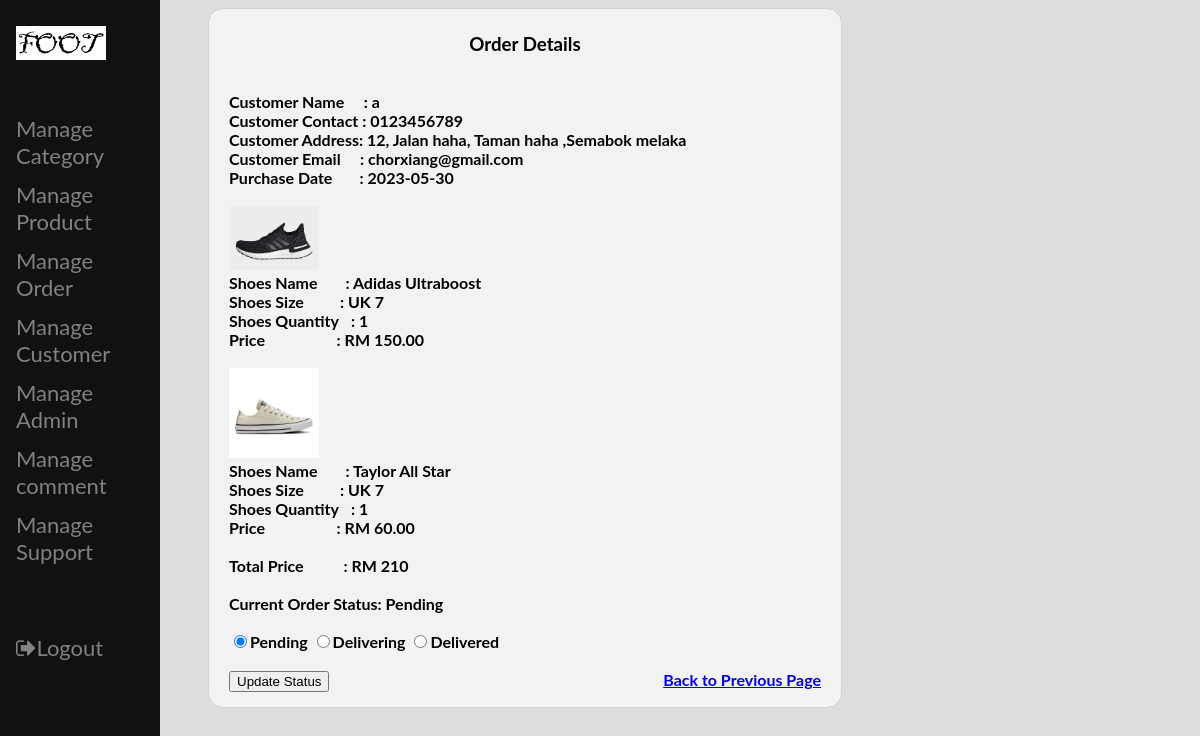
The app's page /admin_morehistory.php?order_num=92&user_id=29&admin_id=1 (signed in) with its own data.
### tables this page shows
CREATE TABLE `history` (
  `her_id` int(11) NOT NULL,
  `order_num` int(11) NOT NULL,
  `her_shoesname` varchar(50) NOT NULL,
  `her_size` varchar(10) NOT NULL,
  `her_quantity` int(11) NOT NULL,
  `her_price` decimal(10,2) NOT NULL,
  `her_email` varchar(30) NOT NULL,
  `user_id` int(11) NOT NULL,
  `order_status` varchar(20) NOT NULL DEFAULT 'Pending',
  `her_date` date NOT NULL,
  `shoe_image` varchar(255) NOT NULL,
  `his_name` varchar(50) NOT NULL,
  `his_email` varchar(50) NOT NULL,
  `his_pn` varchar(30) NOT NULL,
  `his_address` varchar(80) NOT NULL,
  `his_state` varchar(20) NOT NULL,
  `his_code` varchar(30) NOT NULL,
  `his_cardnum` varchar(30) NOT NULL,
  `his_cardname` varchar(30) NOT NULL,
  `his_cardmonth` varchar(3) NOT NULL,
  `his_cardyear` varchar(3) NOT NULL,
  `his_securecode` varchar(5) NOT NULL,
  `total` int(30) NOT NULL
);

### admin_morehistory.php (the view, shortened to what this page needs)
<?php
    include 'adminheader.php';
    $admin = $_GET["admin_id"];
?>
<!DOCTYPE html>
<html lang="en">
<head>
</head>
<body>
<div class="middle">
    <div>
    <div class="box">
    <div >
        <h3>Order Details</h3>
        <?php
                    $id =$_GET['user_id'];
                    $order_num=$_GET['order_num'];
                    $result = mysqli_query($conn, "select * from history where user_id = '$id' && order_num= $order_num");
                    $row = mysqli_fetch_assoc($result);
?>
<br><label>Customer Name&nbsp;&nbsp;&nbsp;&nbsp; :</label> <?php echo $row["his_name"];?>
<br><label>Customer Contact :</label> <?php echo $row["his_pn"];?>
<br><label>Customer Address:</label> <?php echo $row["his_address"];?> <?php echo $row["his_state"];?>
<br><label>Customer Email&nbsp;&nbsp;&nbsp;&nbsp; :</label> <?php echo $row["her_email"];?>
<br><label>Purchase Date&nbsp;&nbsp;&nbsp;&nbsp;&nbsp;&nbsp; :</label> <?php echo $row["her_date"];?>
        <tbody>
            <?php
            $id =$_GET['user_id'];
            $order_num =$_GET['order_num'];
            $sql = "SELECT * FROM history where user_id = '$id' && order_num= $order_num";
            $result = mysqli_query($conn, $sql);
                while($row = mysqli_fetch_assoc($result))
                {
                    $total = $row["total"];
                    $status = $row["order_status"];
                    ?>
                    <br><br>
                     <img src="<?php echo "image/shoesimg/".$row['shoe_image'];?> " style="width:90px" >
                    <br><label>Shoes Name&emsp;&emsp; :</label> <?php echo $row["her_shoesname"];	?>
                    <br><label>Shoes Size&emsp;&emsp;&emsp;: UK</label> <?php echo $row["her_size"];	?>
                    <br><label>Shoes Quantity&emsp;:</label> <?php echo $row["her_quantity"];?>
                    <br><label>Price&emsp;&emsp;&emsp;&emsp;&emsp;&nbsp;&nbsp;&nbsp;: RM </label> <?php echo $row["her_price"];?>
                        <?php
}
?>
<br>
<br><label>Total Price&emsp;&emsp;&emsp;&nbsp;: RM </label> <?php echo $total;?>
<br>
<br><b>Current Order Status: <?php echo $status; ?><b><br>
<form action="" method="post">
                        <br>
                        <input type="radio" name="status" value="Pending" <?php if ($status == "Pending") echo "checked"; ?>>Pending
                        <input type="radio" name="status" value="Delivering" <?php if ($status == "Delivering") echo "checked"; ?>>Delivering
                        <input type="radio" name="status" value="Delivered" <?php if ($status == "Delivered") echo "checked"; ?>>Delivered
                        <br><br>
                        <input type="submit" name="savebtn" value="Update Status">
                        <div class="butttonright">
                            <a href="manageorder.php?admin_id=<?php echo $admin ?>">Back to Previous Page </a>
                        </div>
                    </form>
                </div>
</div></div>
</body>
</html>

### adminheader.php (style rules this page uses)
body { font-family: "Lato", sans-serif; }

### admin_morehistory.php (style rules this page uses)
h3 { text-align: center; }
body { background: #DDDDDD; }
.box { background-color: #f2f2f2; padding: 5px 20px 15px 20px; margin-left: 200px; border: 1px solid lightgrey; border-radius: 15px; width:50%; text-align: left; font-weight: bold; font-size: 16px; font-family: "Lato", sans-serif; }
.butttonright { float:right; }

### records on screen
history: his_name "a", his_pn "0123456789", his_address "12, Jalan haha, Taman haha ,Semabok", his_state "melaka", her_email "chorxiang@gmail.com", her_date "2023-05-30", shoe_image (picture), her_shoesname "Adidas Ultraboost", her_size "7", her_quantity "1", her_price "150.00"
history: shoe_image (picture), her_shoesname "Taylor All Star", her_size "7", her_quantity "1", her_price "60.00", total "210", order_status "Pending", order_status "☑"
